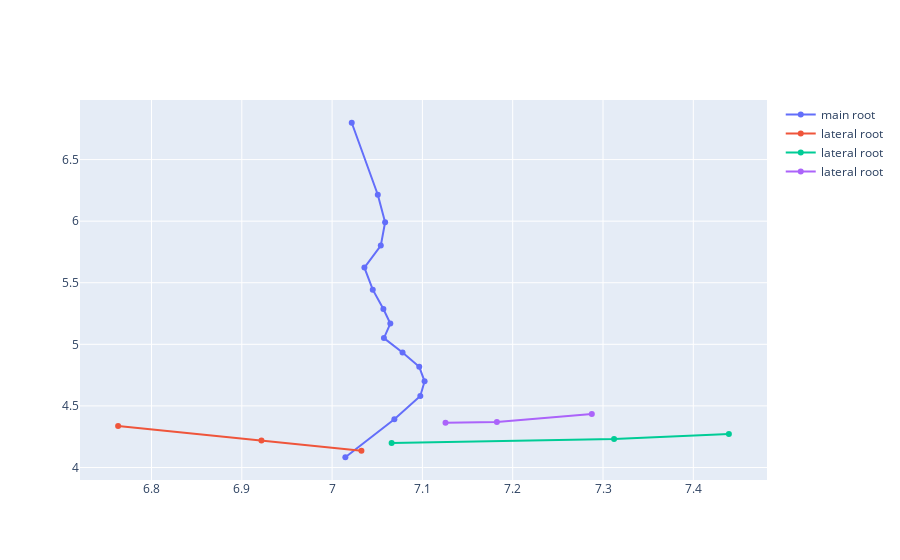
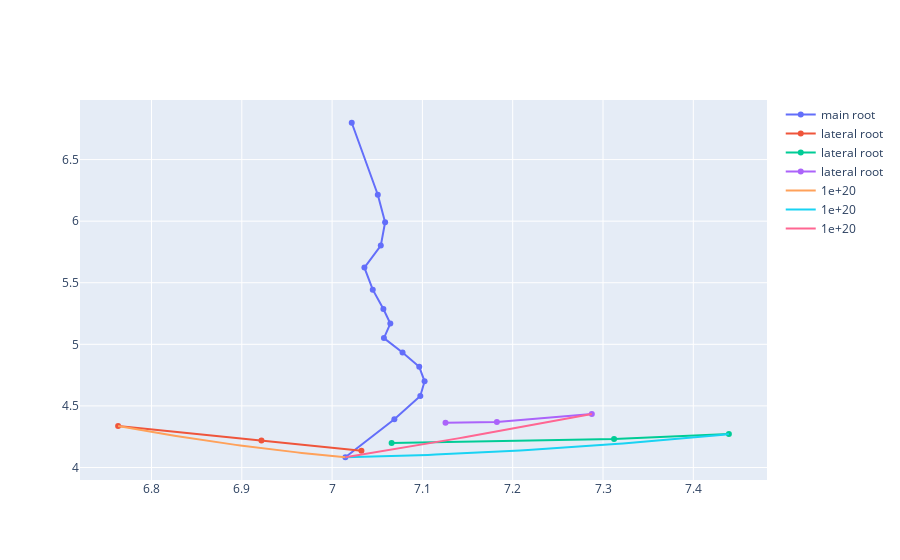
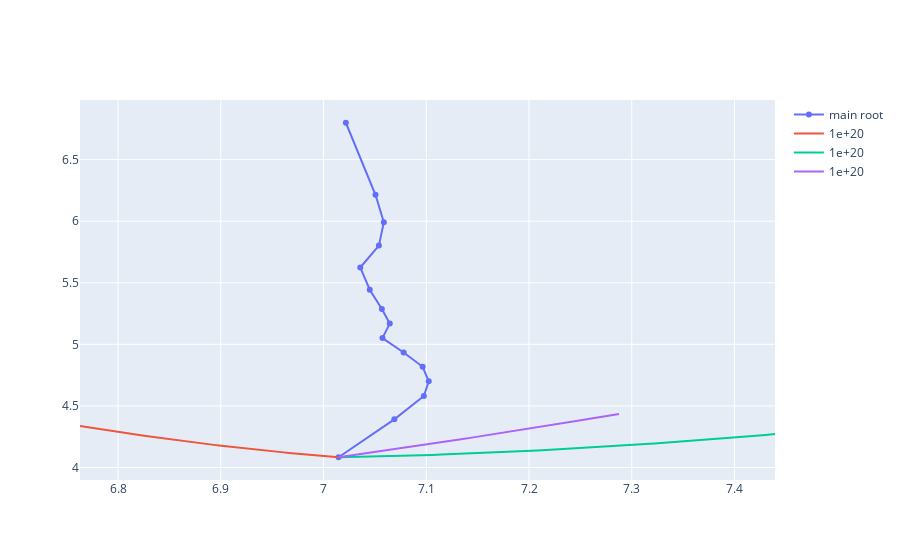

Here is the notebook cell these charts were saved with, in order:
### Code cell
array = parseData('084_4_C_day1.csv')
fig = plotData(array)
fig.show()
fig2 = go.Figure()
G= .9
al =.9
latteralRoots = array[1]
MainRootPoints = array[0]
trace= plotPoints(mainRootPoints, "main root")
fig2.add_trace(trace)
pqs =[]
Info = [["pq", "length", "txy"]]
for root in latteralRoots:
    pqs.append(root[-1])
for pq in pqs:
    DAC = findMostOptimal(MainRootPoints, G,al,pq) #returns length, txy, dplot, raplot
    array =[pq, DAC[0], DAC[1]]
    Info.append(array)
    fig.add_trace(DAC[3])
    fig2.add_trace(DAC[3])
fig.show()
fig2.show()
print(Info)
